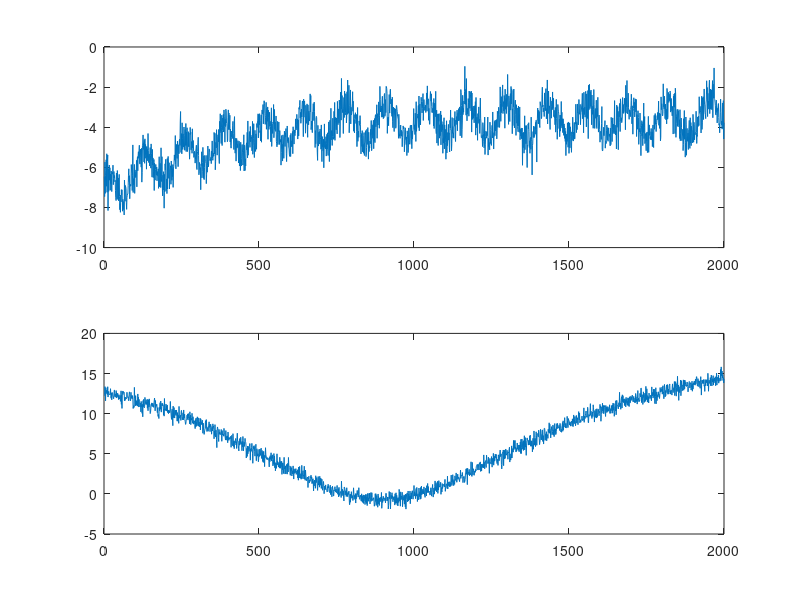

Write the MATLAB code that produced this figure. (Note: this script raises an error after producing the figure.)
matX = load("ASP_Final_Data.mat","matX");
theta_s_noisy = load("ASP_Final_Data.mat","theta_s_noisy");
theta_i_noisy = load("ASP_Final_Data.mat","theta_i_noisy");
matX = matX.matX;
theta_i_noisy = theta_i_noisy.theta_i_noisy;
theta_s_noisy = theta_s_noisy.theta_s_noisy;
t=[1:length(theta_i_noisy)];
figure(1);
subplot(2,1,1);
plot(t,theta_s_noisy);
subplot(2,1,2);
plot(t,theta_i_noisy);

[~, w] = ASP_RLS(theta_s_noisy, theta_s_noisy, 0.01, 0.5, 10);
w = w(:,end);
theta_s_tmp = ([zeros(1,9) theta_s_noisy]);
theta_s_hat = zeros(size(theta_s_noisy));
for i = 1:size(theta_s_noisy,2)
    x = flip(theta_s_tmp(i:i+9));
    theta_s_hat(i) = x*conj(w);
end
figure(2);
subplot(2,1,1);
plot(t, theta_s_noisy);
subplot(2,1,2);
plot(t, theta_s_hat);